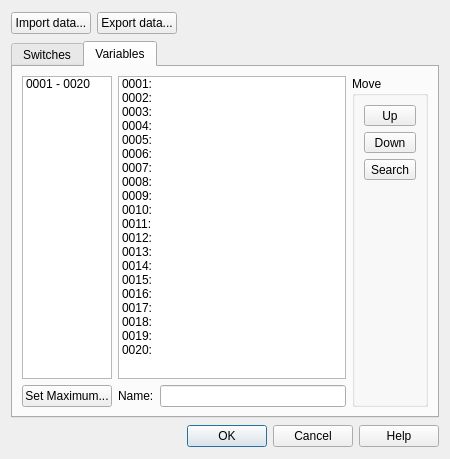
<?xml version="1.0" encoding="UTF-8"?>
<ui version="4.0">
 <class>SwitchesVariables</class>
 <widget class="QDialog" name="SwitchesVariables">
  <property name="windowModality">
   <enum>Qt::WindowModal</enum>
  </property>
  <property name="geometry">
   <rect>
    <x>0</x>
    <y>0</y>
    <width>450</width>
    <height>459</height>
   </rect>
  </property>
  <property name="sizePolicy">
   <sizepolicy hsizetype="Fixed" vsizetype="Fixed">
    <horstretch>0</horstretch>
    <verstretch>0</verstretch>
   </sizepolicy>
  </property>
  <property name="maximumSize">
   <size>
    <width>450</width>
    <height>16666666</height>
   </size>
  </property>
  <property name="windowTitle">
   <string>Switches &amp; Variables Editor</string>
  </property>
  <layout class="QVBoxLayout" name="verticalLayout">
   <item>
    <layout class="QHBoxLayout" name="horizontalLayout_2">
     <item>
      <widget class="QPushButton" name="pushButton_2">
       <property name="text">
        <string>Import data...</string>
       </property>
      </widget>
     </item>
     <item>
      <widget class="QPushButton" name="pushButton_3">
       <property name="text">
        <string>Export data...</string>
       </property>
      </widget>
     </item>
     <item>
      <spacer name="horizontalSpacer">
       <property name="orientation">
        <enum>Qt::Horizontal</enum>
       </property>
       <property name="sizeHint" stdset="0">
        <size>
         <width>40</width>
         <height>20</height>
        </size>
       </property>
      </spacer>
     </item>
    </layout>
   </item>
   <item>
    <widget class="QTabWidget" name="tabWidget">
     <property name="minimumSize">
      <size>
       <width>0</width>
       <height>377</height>
      </size>
     </property>
     <property name="maximumSize">
      <size>
       <width>16777215</width>
       <height>377</height>
      </size>
     </property>
     <property name="currentIndex">
      <number>1</number>
     </property>
     <widget class="QWidget" name="tab">
      <attribute name="title">
       <string>Switches</string>
      </attribute>
      <layout class="QHBoxLayout" name="horizontalLayout_3">
       <item>
        <layout class="QVBoxLayout" name="verticalLayout_2">
         <item>
          <widget class="QListWidget" name="listWidget">
           <property name="sizePolicy">
            <sizepolicy hsizetype="Fixed" vsizetype="Expanding">
             <horstretch>0</horstretch>
             <verstretch>0</verstretch>
            </sizepolicy>
           </property>
           <property name="maximumSize">
            <size>
             <width>90</width>
             <height>16777215</height>
            </size>
           </property>
           <item>
            <property name="text">
             <string>0001 - 0020</string>
            </property>
           </item>
          </widget>
         </item>
         <item>
          <widget class="QPushButton" name="pushButton">
           <property name="sizePolicy">
            <sizepolicy hsizetype="Fixed" vsizetype="Fixed">
             <horstretch>0</horstretch>
             <verstretch>0</verstretch>
            </sizepolicy>
           </property>
           <property name="maximumSize">
            <size>
             <width>90</width>
             <height>16777215</height>
            </size>
           </property>
           <property name="text">
            <string>Set Maximum...</string>
           </property>
          </widget>
         </item>
        </layout>
       </item>
       <item>
        <layout class="QVBoxLayout" name="verticalLayout_3">
         <item>
          <widget class="QListWidget" name="listWidget_2">
           <property name="maximumSize">
            <size>
             <width>16777215</width>
             <height>16777215</height>
            </size>
           </property>
           <item>
            <property name="text">
             <string>0001: </string>
            </property>
           </item>
           <item>
            <property name="text">
             <string>0002:</string>
            </property>
           </item>
           <item>
            <property name="text">
             <string>0003:</string>
            </property>
           </item>
           <item>
            <property name="text">
             <string>0004:</string>
            </property>
           </item>
           <item>
            <property name="text">
             <string>0005:</string>
            </property>
           </item>
           <item>
            <property name="text">
             <string>0006:</string>
            </property>
           </item>
           <item>
            <property name="text">
             <string>0007:</string>
            </property>
           </item>
           <item>
            <property name="text">
             <string>0008:</string>
            </property>
           </item>
           <item>
            <property name="text">
             <string>0009:</string>
            </property>
           </item>
           <item>
            <property name="text">
             <string>0010:</string>
            </property>
           </item>
           <item>
            <property name="text">
             <string>0011:</string>
            </property>
           </item>
           <item>
            <property name="text">
             <string>0012:</string>
            </property>
           </item>
           <item>
            <property name="text">
             <string>0013:</string>
            </property>
           </item>
           <item>
            <property name="text">
             <string>0014:</string>
            </property>
           </item>
           <item>
            <property name="text">
             <string>0015:</string>
            </property>
           </item>
           <item>
            <property name="text">
             <string>0016:</string>
            </property>
           </item>
           <item>
            <property name="text">
             <string>0017:</string>
            </property>
           </item>
           <item>
            <property name="text">
             <string>0018:</string>
            </property>
           </item>
           <item>
            <property name="text">
             <string>0019:</string>
            </property>
           </item>
           <item>
            <property name="text">
             <string>0020:</string>
            </property>
           </item>
          </widget>
         </item>
         <item>
          <layout class="QHBoxLayout" name="horizontalLayout">
           <item>
            <widget class="QLabel" name="label">
             <property name="text">
              <string>Name:</string>
             </property>
            </widget>
           </item>
           <item>
            <widget class="QLineEdit" name="lineEdit">
             <property name="maxLength">
              <number>64</number>
             </property>
            </widget>
           </item>
          </layout>
         </item>
        </layout>
       </item>
       <item>
        <widget class="QGroupBox" name="groupBox">
         <property name="title">
          <string>Move</string>
         </property>
         <layout class="QVBoxLayout" name="verticalLayout_6">
          <item>
           <widget class="QToolButton" name="toolButton">
            <property name="sizePolicy">
             <sizepolicy hsizetype="Expanding" vsizetype="Fixed">
              <horstretch>0</horstretch>
              <verstretch>0</verstretch>
             </sizepolicy>
            </property>
            <property name="text">
             <string>Up</string>
            </property>
           </widget>
          </item>
          <item>
           <widget class="QToolButton" name="toolButton_2">
            <property name="sizePolicy">
             <sizepolicy hsizetype="Expanding" vsizetype="Fixed">
              <horstretch>0</horstretch>
              <verstretch>0</verstretch>
             </sizepolicy>
            </property>
            <property name="text">
             <string>Down</string>
            </property>
           </widget>
          </item>
          <item>
           <widget class="QToolButton" name="toolButton_3">
            <property name="sizePolicy">
             <sizepolicy hsizetype="Expanding" vsizetype="Fixed">
              <horstretch>0</horstretch>
              <verstretch>0</verstretch>
             </sizepolicy>
            </property>
            <property name="text">
             <string>Search</string>
            </property>
           </widget>
          </item>
          <item>
           <spacer name="verticalSpacer">
            <property name="orientation">
             <enum>Qt::Vertical</enum>
            </property>
            <property name="sizeHint" stdset="0">
             <size>
              <width>20</width>
              <height>40</height>
             </size>
            </property>
           </spacer>
          </item>
         </layout>
        </widget>
       </item>
      </layout>
     </widget>
     <widget class="QWidget" name="tab_2">
      <attribute name="title">
       <string>Variables</string>
      </attribute>
      <layout class="QHBoxLayout" name="horizontalLayout_6">
       <item>
        <layout class="QVBoxLayout" name="verticalLayout_4">
         <item>
          <widget class="QListWidget" name="listWidget_3">
           <property name="sizePolicy">
            <sizepolicy hsizetype="Fixed" vsizetype="Expanding">
             <horstretch>0</horstretch>
             <verstretch>0</verstretch>
            </sizepolicy>
           </property>
           <property name="maximumSize">
            <size>
             <width>90</width>
             <height>16777215</height>
            </size>
           </property>
           <item>
            <property name="text">
             <string>0001 - 0020</string>
            </property>
           </item>
          </widget>
         </item>
         <item>
          <widget class="QPushButton" name="pushButton_4">
           <property name="sizePolicy">
            <sizepolicy hsizetype="Fixed" vsizetype="Fixed">
             <horstretch>0</horstretch>
             <verstretch>0</verstretch>
            </sizepolicy>
           </property>
           <property name="maximumSize">
            <size>
             <width>90</width>
             <height>16777215</height>
            </size>
           </property>
           <property name="text">
            <string>Set Maximum...</string>
           </property>
          </widget>
         </item>
        </layout>
       </item>
       <item>
        <layout class="QVBoxLayout" name="verticalLayout_5">
         <item>
          <widget class="QListWidget" name="listWidget_4">
           <property name="maximumSize">
            <size>
             <width>16777215</width>
             <height>16777215</height>
            </size>
           </property>
           <item>
            <property name="text">
             <string>0001: </string>
            </property>
           </item>
           <item>
            <property name="text">
             <string>0002:</string>
            </property>
           </item>
           <item>
            <property name="text">
             <string>0003:</string>
            </property>
           </item>
           <item>
            <property name="text">
             <string>0004:</string>
            </property>
           </item>
           <item>
            <property name="text">
             <string>0005:</string>
            </property>
           </item>
           <item>
            <property name="text">
             <string>0006:</string>
            </property>
           </item>
           <item>
            <property name="text">
             <string>0007:</string>
            </property>
           </item>
           <item>
            <property name="text">
             <string>0008:</string>
            </property>
           </item>
           <item>
            <property name="text">
             <string>0009:</string>
            </property>
           </item>
           <item>
            <property name="text">
             <string>0010:</string>
            </property>
           </item>
           <item>
            <property name="text">
             <string>0011:</string>
            </property>
           </item>
           <item>
            <property name="text">
             <string>0012:</string>
            </property>
           </item>
           <item>
            <property name="text">
             <string>0013:</string>
            </property>
           </item>
           <item>
            <property name="text">
             <string>0014:</string>
            </property>
           </item>
           <item>
            <property name="text">
             <string>0015:</string>
            </property>
           </item>
           <item>
            <property name="text">
             <string>0016:</string>
            </property>
           </item>
           <item>
            <property name="text">
             <string>0017:</string>
            </property>
           </item>
           <item>
            <property name="text">
             <string>0018:</string>
            </property>
           </item>
           <item>
            <property name="text">
             <string>0019:</string>
            </property>
           </item>
           <item>
            <property name="text">
             <string>0020:</string>
            </property>
           </item>
          </widget>
         </item>
         <item>
          <layout class="QHBoxLayout" name="horizontalLayout_4">
           <item>
            <widget class="QLabel" name="label_2">
             <property name="text">
              <string>Name:</string>
             </property>
            </widget>
           </item>
           <item>
            <widget class="QLineEdit" name="lineEdit_2">
             <property name="maxLength">
              <number>64</number>
             </property>
            </widget>
           </item>
          </layout>
         </item>
        </layout>
       </item>
       <item>
        <widget class="QGroupBox" name="groupBox_2">
         <property name="title">
          <string>Move</string>
         </property>
         <layout class="QVBoxLayout" name="verticalLayout_7">
          <item>
           <widget class="QToolButton" name="toolButton_4">
            <property name="sizePolicy">
             <sizepolicy hsizetype="Expanding" vsizetype="Fixed">
              <horstretch>0</horstretch>
              <verstretch>0</verstretch>
             </sizepolicy>
            </property>
            <property name="text">
             <string>Up</string>
            </property>
           </widget>
          </item>
          <item>
           <widget class="QToolButton" name="toolButton_5">
            <property name="sizePolicy">
             <sizepolicy hsizetype="Expanding" vsizetype="Fixed">
              <horstretch>0</horstretch>
              <verstretch>0</verstretch>
             </sizepolicy>
            </property>
            <property name="text">
             <string>Down</string>
            </property>
           </widget>
          </item>
          <item>
           <widget class="QToolButton" name="toolButton_6">
            <property name="sizePolicy">
             <sizepolicy hsizetype="Expanding" vsizetype="Fixed">
              <horstretch>0</horstretch>
              <verstretch>0</verstretch>
             </sizepolicy>
            </property>
            <property name="text">
             <string>Search</string>
            </property>
           </widget>
          </item>
          <item>
           <spacer name="verticalSpacer_2">
            <property name="orientation">
             <enum>Qt::Vertical</enum>
            </property>
            <property name="sizeHint" stdset="0">
             <size>
              <width>20</width>
              <height>40</height>
             </size>
            </property>
           </spacer>
          </item>
         </layout>
        </widget>
       </item>
      </layout>
     </widget>
    </widget>
   </item>
   <item>
    <widget class="QDialogButtonBox" name="buttonBox">
     <property name="sizePolicy">
      <sizepolicy hsizetype="Expanding" vsizetype="Fixed">
       <horstretch>0</horstretch>
       <verstretch>0</verstretch>
      </sizepolicy>
     </property>
     <property name="standardButtons">
      <set>QDialogButtonBox::Cancel|QDialogButtonBox::Help|QDialogButtonBox::Ok</set>
     </property>
    </widget>
   </item>
  </layout>
 </widget>
 <resources/>
 <connections/>
</ui>
